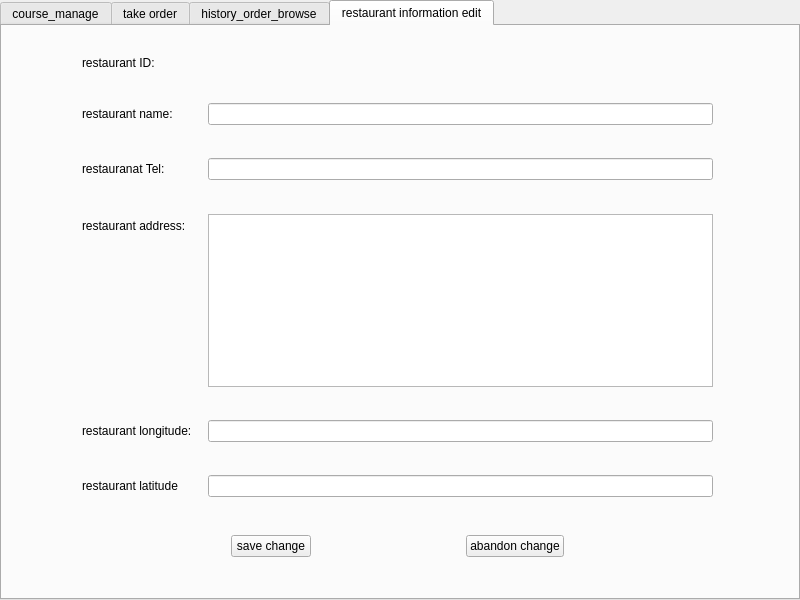
<?xml version="1.0" encoding="UTF-8"?>
<ui version="4.0">
 <class>RestPage</class>
 <widget class="QDialog" name="RestPage">
  <property name="geometry">
   <rect>
    <x>0</x>
    <y>0</y>
    <width>800</width>
    <height>600</height>
   </rect>
  </property>
  <property name="minimumSize">
   <size>
    <width>800</width>
    <height>600</height>
   </size>
  </property>
  <property name="maximumSize">
   <size>
    <width>800</width>
    <height>600</height>
   </size>
  </property>
  <property name="windowTitle">
   <string>Dialog</string>
  </property>
  <widget class="QTabWidget" name="tabWidget">
   <property name="geometry">
    <rect>
     <x>0</x>
     <y>0</y>
     <width>800</width>
     <height>600</height>
    </rect>
   </property>
   <property name="minimumSize">
    <size>
     <width>800</width>
     <height>600</height>
    </size>
   </property>
   <property name="maximumSize">
    <size>
     <width>800</width>
     <height>600</height>
    </size>
   </property>
   <property name="currentIndex">
    <number>3</number>
   </property>
   <widget class="QWidget" name="tab">
    <attribute name="title">
     <string>course_manage</string>
    </attribute>
    <widget class="QTableWidget" name="tableWidget_course">
     <property name="geometry">
      <rect>
       <x>30</x>
       <y>20</y>
       <width>341</width>
       <height>391</height>
      </rect>
     </property>
     <attribute name="horizontalHeaderDefaultSectionSize">
      <number>110</number>
     </attribute>
     <attribute name="horizontalHeaderStretchLastSection">
      <bool>true</bool>
     </attribute>
     <column>
      <property name="text">
       <string>name</string>
      </property>
     </column>
     <column>
      <property name="text">
       <string>price</string>
      </property>
     </column>
    </widget>
    <widget class="QWidget" name="horizontalLayoutWidget">
     <property name="geometry">
      <rect>
       <x>30</x>
       <y>490</y>
       <width>731</width>
       <height>51</height>
      </rect>
     </property>
     <layout class="QHBoxLayout" name="horizontalLayout">
      <item>
       <spacer name="horizontalSpacer_3">
        <property name="orientation">
         <enum>Qt::Horizontal</enum>
        </property>
        <property name="sizeHint" stdset="0">
         <size>
          <width>40</width>
          <height>20</height>
         </size>
        </property>
       </spacer>
      </item>
      <item>
       <widget class="QPushButton" name="addCourse">
        <property name="text">
         <string>add</string>
        </property>
       </widget>
      </item>
      <item>
       <spacer name="horizontalSpacer">
        <property name="orientation">
         <enum>Qt::Horizontal</enum>
        </property>
        <property name="sizeHint" stdset="0">
         <size>
          <width>40</width>
          <height>20</height>
         </size>
        </property>
       </spacer>
      </item>
      <item>
       <widget class="QPushButton" name="saveCourse">
        <property name="text">
         <string>save</string>
        </property>
       </widget>
      </item>
      <item>
       <spacer name="horizontalSpacer_2">
        <property name="orientation">
         <enum>Qt::Horizontal</enum>
        </property>
        <property name="sizeHint" stdset="0">
         <size>
          <width>40</width>
          <height>20</height>
         </size>
        </property>
       </spacer>
      </item>
      <item>
       <widget class="QPushButton" name="deleteCourse">
        <property name="text">
         <string>delete</string>
        </property>
       </widget>
      </item>
      <item>
       <spacer name="horizontalSpacer_4">
        <property name="orientation">
         <enum>Qt::Horizontal</enum>
        </property>
        <property name="sizeHint" stdset="0">
         <size>
          <width>40</width>
          <height>20</height>
         </size>
        </property>
       </spacer>
      </item>
     </layout>
    </widget>
    <widget class="QGraphicsView" name="graphicsView">
     <property name="geometry">
      <rect>
       <x>410</x>
       <y>40</y>
       <width>361</width>
       <height>371</height>
      </rect>
     </property>
    </widget>
    <widget class="QLabel" name="label_12">
     <property name="geometry">
      <rect>
       <x>410</x>
       <y>20</y>
       <width>121</width>
       <height>16</height>
      </rect>
     </property>
     <property name="text">
      <string>course picture</string>
     </property>
    </widget>
    <widget class="QWidget" name="horizontalLayoutWidget_3">
     <property name="geometry">
      <rect>
       <x>30</x>
       <y>420</y>
       <width>731</width>
       <height>61</height>
      </rect>
     </property>
     <layout class="QHBoxLayout" name="horizontalLayout_4">
      <item>
       <spacer name="horizontalSpacer_10">
        <property name="orientation">
         <enum>Qt::Horizontal</enum>
        </property>
        <property name="sizeHint" stdset="0">
         <size>
          <width>40</width>
          <height>20</height>
         </size>
        </property>
       </spacer>
      </item>
      <item>
       <widget class="QLabel" name="courseName">
        <property name="text">
         <string>name</string>
        </property>
       </widget>
      </item>
      <item>
       <widget class="QLineEdit" name="courseNameEdit"/>
      </item>
      <item>
       <widget class="QLabel" name="coursePrice">
        <property name="text">
         <string>price</string>
        </property>
       </widget>
      </item>
      <item>
       <widget class="QLineEdit" name="coursePriceEdit"/>
      </item>
      <item>
       <widget class="QLabel" name="coursePhoto">
        <property name="text">
         <string>photo</string>
        </property>
       </widget>
      </item>
      <item>
       <widget class="QLineEdit" name="coursePhotoEdit"/>
      </item>
      <item>
       <spacer name="horizontalSpacer_8">
        <property name="orientation">
         <enum>Qt::Horizontal</enum>
        </property>
        <property name="sizeHint" stdset="0">
         <size>
          <width>40</width>
          <height>20</height>
         </size>
        </property>
       </spacer>
      </item>
     </layout>
    </widget>
   </widget>
   <widget class="QWidget" name="tab_2">
    <attribute name="title">
     <string>take order</string>
    </attribute>
    <widget class="QTableWidget" name="tableWidget_order">
     <property name="geometry">
      <rect>
       <x>50</x>
       <y>50</y>
       <width>451</width>
       <height>261</height>
      </rect>
     </property>
     <attribute name="horizontalHeaderCascadingSectionResizes">
      <bool>false</bool>
     </attribute>
     <attribute name="horizontalHeaderDefaultSectionSize">
      <number>110</number>
     </attribute>
     <attribute name="horizontalHeaderStretchLastSection">
      <bool>true</bool>
     </attribute>
     <attribute name="verticalHeaderStretchLastSection">
      <bool>false</bool>
     </attribute>
     <column>
      <property name="text">
       <string>user</string>
      </property>
     </column>
     <column>
      <property name="text">
       <string>time</string>
      </property>
     </column>
     <column>
      <property name="text">
       <string>status</string>
      </property>
     </column>
     <column>
      <property name="text">
       <string>rider</string>
      </property>
     </column>
    </widget>
    <widget class="QWidget" name="horizontalLayoutWidget_2">
     <property name="geometry">
      <rect>
       <x>30</x>
       <y>380</y>
       <width>731</width>
       <height>41</height>
      </rect>
     </property>
     <layout class="QHBoxLayout" name="horizontalLayout_2">
      <item>
       <spacer name="horizontalSpacer_5">
        <property name="orientation">
         <enum>Qt::Horizontal</enum>
        </property>
        <property name="sizeHint" stdset="0">
         <size>
          <width>40</width>
          <height>20</height>
         </size>
        </property>
       </spacer>
      </item>
      <item>
       <widget class="QPushButton" name="acceptOrder">
        <property name="text">
         <string>accept</string>
        </property>
       </widget>
      </item>
      <item>
       <spacer name="horizontalSpacer_6">
        <property name="orientation">
         <enum>Qt::Horizontal</enum>
        </property>
        <property name="sizeHint" stdset="0">
         <size>
          <width>40</width>
          <height>20</height>
         </size>
        </property>
       </spacer>
      </item>
      <item>
       <widget class="QPushButton" name="rejectOrder">
        <property name="text">
         <string>reject</string>
        </property>
       </widget>
      </item>
      <item>
       <spacer name="horizontalSpacer_7">
        <property name="orientation">
         <enum>Qt::Horizontal</enum>
        </property>
        <property name="sizeHint" stdset="0">
         <size>
          <width>40</width>
          <height>20</height>
         </size>
        </property>
       </spacer>
      </item>
     </layout>
    </widget>
    <widget class="QLabel" name="label_13">
     <property name="geometry">
      <rect>
       <x>30</x>
       <y>20</y>
       <width>141</width>
       <height>16</height>
      </rect>
     </property>
     <property name="text">
      <string>waiting orders:</string>
     </property>
    </widget>
    <widget class="QListWidget" name="listWidget_orderCourse">
     <property name="geometry">
      <rect>
       <x>520</x>
       <y>50</y>
       <width>256</width>
       <height>261</height>
      </rect>
     </property>
    </widget>
    <zorder>tableWidget_order</zorder>
    <zorder>horizontalLayoutWidget_2</zorder>
    <zorder>label_13</zorder>
    <zorder>horizontalSpacer_6</zorder>
    <zorder>listWidget_orderCourse</zorder>
   </widget>
   <widget class="QWidget" name="tab_3">
    <attribute name="title">
     <string>history_order_browse</string>
    </attribute>
    <widget class="QTableWidget" name="tableWidget_history">
     <property name="geometry">
      <rect>
       <x>30</x>
       <y>90</y>
       <width>731</width>
       <height>281</height>
      </rect>
     </property>
     <attribute name="horizontalHeaderDefaultSectionSize">
      <number>100</number>
     </attribute>
     <column>
      <property name="text">
       <string>user</string>
      </property>
     </column>
     <column>
      <property name="text">
       <string>rider</string>
      </property>
     </column>
     <column>
      <property name="text">
       <string>time</string>
      </property>
     </column>
     <column>
      <property name="text">
       <string>score</string>
      </property>
     </column>
    </widget>
    <widget class="QTextBrowser" name="comment">
     <property name="geometry">
      <rect>
       <x>30</x>
       <y>420</y>
       <width>731</width>
       <height>121</height>
      </rect>
     </property>
    </widget>
    <widget class="QLabel" name="label">
     <property name="geometry">
      <rect>
       <x>30</x>
       <y>390</y>
       <width>71</width>
       <height>21</height>
      </rect>
     </property>
     <property name="text">
      <string>comment:</string>
     </property>
    </widget>
    <widget class="QLabel" name="score">
     <property name="geometry">
      <rect>
       <x>110</x>
       <y>390</y>
       <width>72</width>
       <height>21</height>
      </rect>
     </property>
     <property name="text">
      <string>/5</string>
     </property>
    </widget>
   </widget>
   <widget class="QWidget" name="tab_4">
    <attribute name="title">
     <string>restaurant information edit</string>
    </attribute>
    <widget class="QWidget" name="formLayoutWidget">
     <property name="geometry">
      <rect>
       <x>80</x>
       <y>30</y>
       <width>631</width>
       <height>441</height>
      </rect>
     </property>
     <layout class="QFormLayout" name="formLayout">
      <item row="0" column="0">
       <widget class="QLabel" name="label_4">
        <property name="text">
         <string>restaurant ID:     </string>
        </property>
       </widget>
      </item>
      <item row="0" column="1">
       <widget class="QLabel" name="label_restID">
        <property name="text">
         <string/>
        </property>
       </widget>
      </item>
      <item row="1" column="0">
       <spacer name="verticalSpacer">
        <property name="orientation">
         <enum>Qt::Vertical</enum>
        </property>
        <property name="sizeHint" stdset="0">
         <size>
          <width>20</width>
          <height>40</height>
         </size>
        </property>
       </spacer>
      </item>
      <item row="2" column="0">
       <widget class="QLabel" name="label_8">
        <property name="text">
         <string>restaurant name:   </string>
        </property>
       </widget>
      </item>
      <item row="2" column="1">
       <widget class="QLineEdit" name="lineEdit_restName"/>
      </item>
      <item row="3" column="0">
       <spacer name="verticalSpacer_2">
        <property name="orientation">
         <enum>Qt::Vertical</enum>
        </property>
        <property name="sizeHint" stdset="0">
         <size>
          <width>20</width>
          <height>40</height>
         </size>
        </property>
       </spacer>
      </item>
      <item row="6" column="0">
       <widget class="QLabel" name="label_7">
        <property name="text">
         <string>restaurant address:</string>
        </property>
       </widget>
      </item>
      <item row="6" column="1">
       <widget class="QTextEdit" name="Address"/>
      </item>
      <item row="7" column="0">
       <spacer name="verticalSpacer_4">
        <property name="orientation">
         <enum>Qt::Vertical</enum>
        </property>
        <property name="sizeHint" stdset="0">
         <size>
          <width>20</width>
          <height>40</height>
         </size>
        </property>
       </spacer>
      </item>
      <item row="8" column="0">
       <widget class="QLabel" name="label_5">
        <property name="text">
         <string>restaurant longitude:   </string>
        </property>
       </widget>
      </item>
      <item row="8" column="1">
       <widget class="QLineEdit" name="lineEdit_restLongitude"/>
      </item>
      <item row="9" column="0">
       <spacer name="verticalSpacer_3">
        <property name="orientation">
         <enum>Qt::Vertical</enum>
        </property>
        <property name="sizeHint" stdset="0">
         <size>
          <width>20</width>
          <height>40</height>
         </size>
        </property>
       </spacer>
      </item>
      <item row="10" column="0">
       <widget class="QLabel" name="label_6">
        <property name="text">
         <string>restaurant latitude</string>
        </property>
       </widget>
      </item>
      <item row="10" column="1">
       <widget class="QLineEdit" name="lineEdit_restLatitude"/>
      </item>
      <item row="4" column="0">
       <widget class="QLabel" name="label_14">
        <property name="text">
         <string>restauranat Tel:</string>
        </property>
       </widget>
      </item>
      <item row="4" column="1">
       <widget class="QLineEdit" name="lineEdit_restTel"/>
      </item>
      <item row="5" column="0">
       <spacer name="verticalSpacer_5">
        <property name="orientation">
         <enum>Qt::Vertical</enum>
        </property>
        <property name="sizeHint" stdset="0">
         <size>
          <width>20</width>
          <height>40</height>
         </size>
        </property>
       </spacer>
      </item>
     </layout>
    </widget>
    <widget class="QWidget" name="horizontalLayoutWidget_5">
     <property name="geometry">
      <rect>
       <x>80</x>
       <y>500</y>
       <width>631</width>
       <height>41</height>
      </rect>
     </property>
     <layout class="QHBoxLayout" name="horizontalLayout_5">
      <item>
       <spacer name="horizontalSpacer_11">
        <property name="orientation">
         <enum>Qt::Horizontal</enum>
        </property>
        <property name="sizeHint" stdset="0">
         <size>
          <width>40</width>
          <height>20</height>
         </size>
        </property>
       </spacer>
      </item>
      <item>
       <widget class="QPushButton" name="saveChange">
        <property name="text">
         <string>save change</string>
        </property>
       </widget>
      </item>
      <item>
       <spacer name="horizontalSpacer_12">
        <property name="orientation">
         <enum>Qt::Horizontal</enum>
        </property>
        <property name="sizeHint" stdset="0">
         <size>
          <width>40</width>
          <height>20</height>
         </size>
        </property>
       </spacer>
      </item>
      <item>
       <widget class="QPushButton" name="abandonChange">
        <property name="text">
         <string>abandon change</string>
        </property>
       </widget>
      </item>
      <item>
       <spacer name="horizontalSpacer_15">
        <property name="orientation">
         <enum>Qt::Horizontal</enum>
        </property>
        <property name="sizeHint" stdset="0">
         <size>
          <width>40</width>
          <height>20</height>
         </size>
        </property>
       </spacer>
      </item>
     </layout>
    </widget>
   </widget>
  </widget>
 </widget>
 <resources/>
 <connections/>
</ui>
